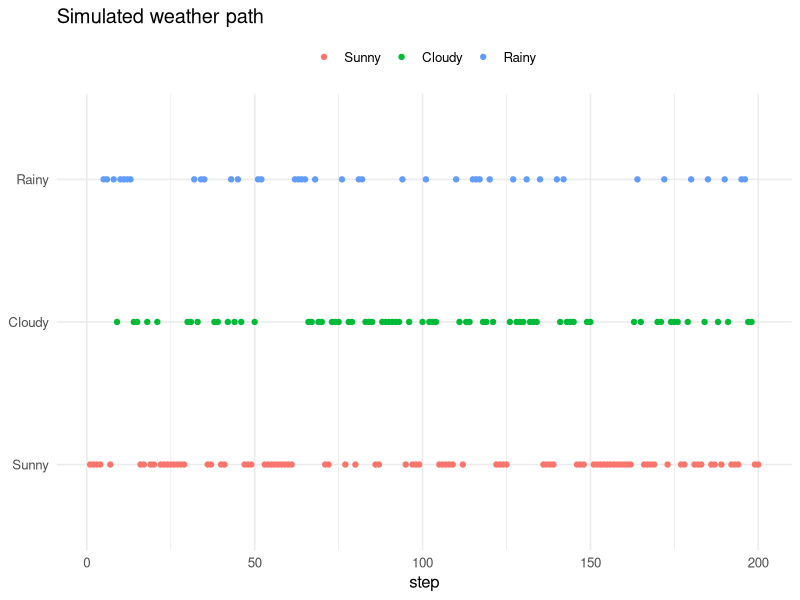
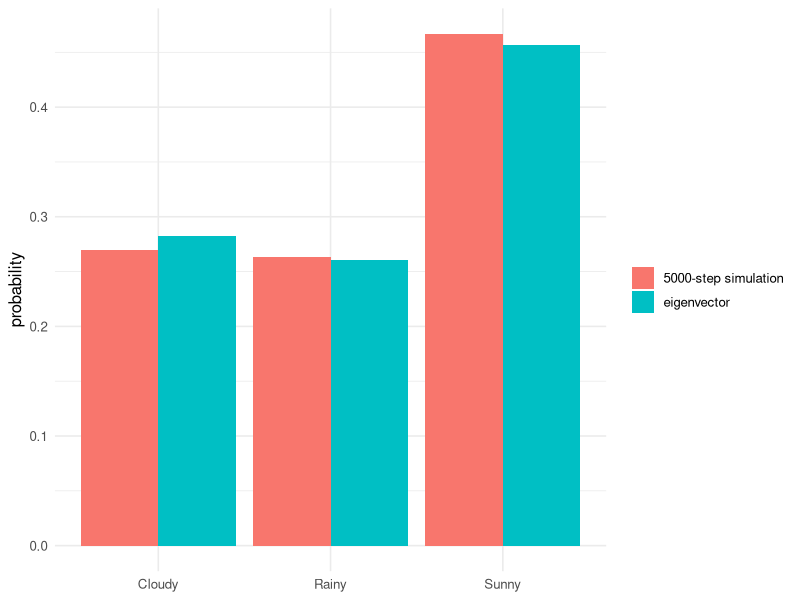
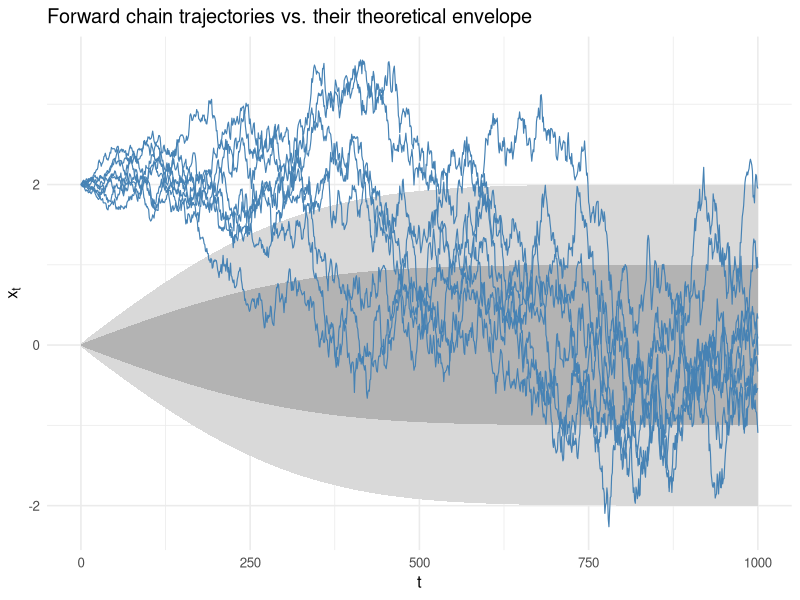

Source code (R) for these figures, in order:
## ---- chunk 1
#| label: setup
#| include: false
library(ggplot2)
library(dplyr)
theme_set(theme_minimal(base_size = 12))
## ---- chunk 2
#| label: fig-weather-path
#| fig-cap: "A 200-step simulated path through the weather chain, colour-coded by state."
states <- c("Sunny", "Cloudy", "Rainy")
P <- matrix(
  c(0.7, 0.2, 0.1,
    0.3, 0.4, 0.3,
    0.2, 0.3, 0.5),
  nrow = 3, byrow = TRUE, dimnames = list(states, states)
)

set.seed(1)
n_steps <- 200
path <- integer(n_steps)
path[1] <- 1L
for (t in 2:n_steps) path[t] <- sample.int(3, 1, prob = P[path[t - 1], ])

data.frame(step = seq_len(n_steps), state = factor(states[path], levels = states)) |>
  ggplot(aes(step, state, colour = state)) +
  geom_point(size = 1.5) +
  labs(x = "step", y = NULL, colour = NULL, title = "Simulated weather path") +
  theme(legend.position = "top")
## ---- chunk 3
#| label: fig-stationary
#| fig-cap: "Stationary distribution via eigen-decomposition vs. a long simulated path's empirical frequencies."
eig <- eigen(t(P))
pi_stat <- Re(eig$vectors[, which.min(abs(eig$values - 1))])
pi_stat <- pi_stat / sum(pi_stat)
names(pi_stat) <- states

n_long <- 5000
path_long <- integer(n_long)
path_long[1] <- 1L
for (t in 2:n_long) path_long[t] <- sample.int(3, 1, prob = P[path_long[t - 1], ])
pi_empirical <- table(factor(states[path_long], levels = states)) / n_long

df <- data.frame(
  state = rep(states, 2),
  probability = c(pi_stat, as.numeric(pi_empirical)),
  method = rep(c("eigenvector", "5000-step simulation"), each = 3)
)

ggplot(df, aes(state, probability, fill = method)) +
  geom_col(position = "dodge") +
  labs(x = NULL, y = "probability", fill = NULL)
## ---- chunk 4
#| label: fig-gaussian-chain
#| fig-cap: "Eight sample trajectories of the scalar Gaussian chain, starting from x0=2, collapsing into the N(0,1) envelope (shaded bands at +-1, +-2 sd) under the real Ho et al. (2020) schedule."
T_steps <- 1000
beta <- seq(1e-4, 0.02, length.out = T_steps)
alpha <- 1 - beta
alpha_bar <- cumprod(alpha)

x0 <- 2.0
n_traj <- 8
set.seed(2)
traj <- matrix(NA_real_, T_steps + 1, n_traj)
traj[1, ] <- x0
for (t in 1:T_steps) {
  eps <- rnorm(n_traj)
  traj[t + 1, ] <- sqrt(alpha[t]) * traj[t, ] + sqrt(beta[t]) * eps
}

traj_df <- as.data.frame(traj) |>
  mutate(step = 0:T_steps) |>
  tidyr::pivot_longer(-step, names_to = "trajectory", values_to = "x")

band_df <- data.frame(step = 0:T_steps, sd = sqrt(1 - alpha_bar[c(1, seq_len(T_steps))]))

ggplot() +
  geom_ribbon(data = band_df, aes(step, ymin = -2 * sd, ymax = 2 * sd), fill = "grey85") +
  geom_ribbon(data = band_df, aes(step, ymin = -sd, ymax = sd), fill = "grey70") +
  geom_line(data = traj_df, aes(step, x, group = trajectory), colour = "steelblue", linewidth = 0.4) +
  labs(x = "t", y = expression(x[t]), title = "Forward chain trajectories vs. their theoretical envelope")
## ---- chunk 5
#| label: closed-form-check
check_t <- 30
n_mc <- 200000
set.seed(3)
x_stepwise <- rep(x0, n_mc)
for (t in 1:check_t) {
  eps <- rnorm(n_mc)
  x_stepwise <- sqrt(alpha[t]) * x_stepwise + sqrt(beta[t]) * eps
}
mean_cf <- sqrt(alpha_bar[check_t]) * x0
var_cf <- 1 - alpha_bar[check_t]
